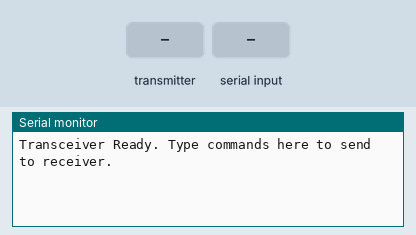
Simulated run of this sketch. Board: ESP32. Parts: the last lines printed to the serial monitor. The test bench sets the inputs (shaded band).

Above: at 1.2 s.
1.3 s: the transmitter starts sending text = 0
At 1.61 s:
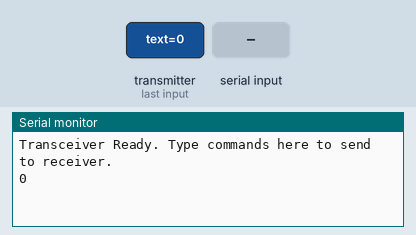
3.3 s: "1\n" received over Serial
At 3.61 s:
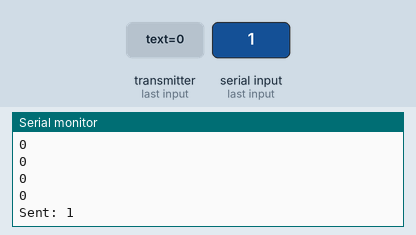

The sketch:

transceiver-espnow.ino
```cpp
#include <Arduino.h>
#include <esp_now.h>
#include <WiFi.h>

// Universal MAC Address for broadcast (sends to everyone)
uint8_t broadcastAddress[] = {0xFF, 0xFF, 0xFF, 0xFF, 0xFF, 0xFF};

// Structure to send/receive data
// Make sure this matches the receiver structure
typedef struct struct_message {
  char text[64];
} struct_message;

struct_message myData;
esp_now_peer_info_t peerInfo;

// Verification callback
void OnDataSent(const uint8_t *mac_addr, esp_now_send_status_t status) {
  // Optional: print validation locally if needed
  // Serial.print("\r\nLast Packet Send Status:\t");
  // Serial.println(status == ESP_NOW_SEND_SUCCESS ? "Delivery Success" : "Delivery Fail");
}

// Data received callback
void OnDataRecv(const uint8_t * mac, const uint8_t *incomingData, int len) {
  struct_message receivedData;
  memcpy(&receivedData, incomingData, sizeof(receivedData));

  // Forward received ESP-NOW message to Serial Monitor
  Serial.println(receivedData.text);
}

void setup() {
  // Init Serial Monitor
  Serial.begin(115200);

  // Set device as a Wi-Fi Station
  WiFi.mode(WIFI_STA);

  // Init ESP-NOW
  if (esp_now_init() != ESP_OK) {
    Serial.println("Error initializing ESP-NOW");
    return;
  }

  // Register for Send Callback
  esp_now_register_send_cb(OnDataSent);

  // Register peer
  memcpy(peerInfo.peer_addr, broadcastAddress, 6);
  peerInfo.channel = 0;
  peerInfo.encrypt = false;

  if (esp_now_add_peer(&peerInfo) != ESP_OK){
    Serial.println("Failed to add peer");
    return;
  }

  // Register for Recv Callback
  esp_now_register_recv_cb(OnDataRecv);

  Serial.println("Transceiver Ready. Type commands here to send to receiver.");
}

void loop() {
  if (Serial.available() > 0) {
    String input = Serial.readStringUntil('\n');
    input.trim();

    if (input.length() > 0) {
      // Copy String to char array
      input.toCharArray(myData.text, 64);

      // Send message via ESP-NOW
      esp_err_t result = esp_now_send(broadcastAddress, (uint8_t *) &myData, sizeof(myData));

      if (result == ESP_OK) {
        Serial.println("Sent: " + input);
      } else {
        Serial.println("Error sending the data");
      }
    }
  }
}
```

Measured:
- after the input at 1.3 s, the serial monitor: prints a new line at once (image 1)
- after the input at 3.3 s, the serial monitor: prints a new line at once (image 2)
